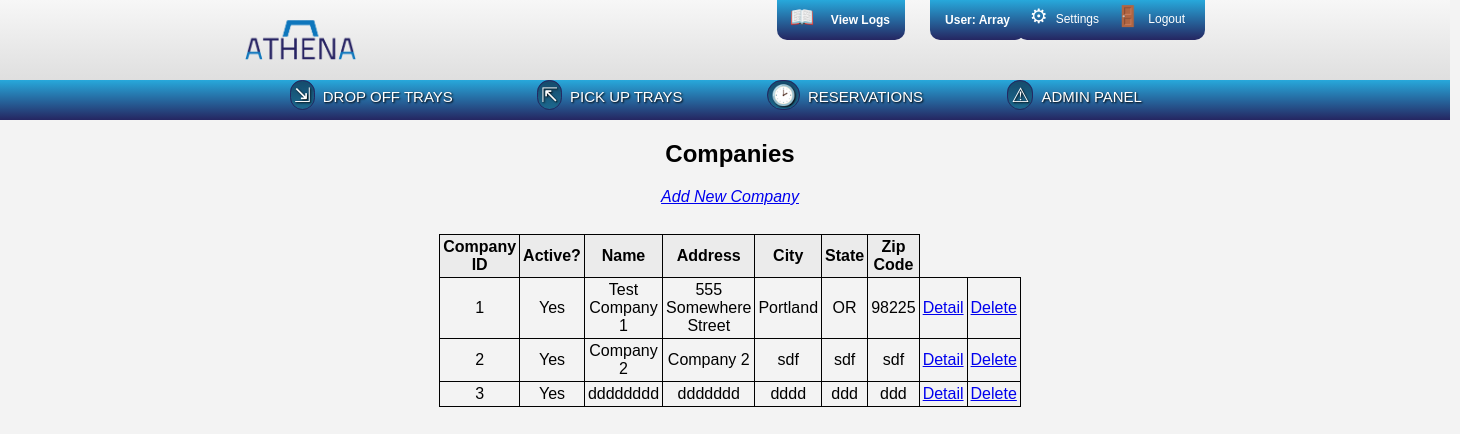
The app's page /www/companies/companies.php (signed in) with its own data.
### tables this page shows
create table if not exists company
( cmp_id    int(10)      not null auto_increment,
  active    int(1)       not null default 1,
  name      varchar(255) not null default '',
  address   varchar(255) not null default '',
  city      varchar(255) not null default '',
  state     varchar(255) not null default '',
  zip       varchar(255) not null default '',
  primary key (cmp_id)
);

### www/companies/companies.php (the view, shortened to what this page needs)
<?php
	require_once "includes.php";
	$database = new dbConnector();
	$connection = $database->doConnect();
	echo "<div class='adminTable'>";
	echo" <h2>Companies</h2>";
	echo "<em><a href='addNewCompany.php'>Add New Company</a></em><br/><br/>";
	echo "<table>" .
			"<tr>" .
			"	<th>Company ID</th>" .
			"	<th>Active?</th>" .
			"	<th>Name</th>" .
			"	<th>Address</th> ".
			"	<th>City</th>" .
			"	<th>State</th>" .
			"	<th>Zip Code</th>" .
			"</tr>";
	$sql = "SELECT * FROM company";
	if($result = mysqli_query($connection, $sql)) {
		while($row = mysqli_fetch_assoc($result)) {
			extract($row);
			echo "<tr><td>$cmp_id</td>";
			if($active == 1) {
				echo "<td>Yes</td>";
			} else {
				echo "<td>No</td>";
			}
			echo "<td>$name</td>" .
			"<td>$address</td>" .
			"<td>$city</td>" .
			"<td>$state</td>" .
			"<td>$zip</td>" .
			"<td><a href='companyDetail.php?cid=$cmp_id'>Detail</a></td>" .
			"<td><a href='deleteCompany.php?cid=$cmp_id'>Delete</a></td></tr>";
		}
		echo "</table>";
		echo "</div>";
	} else {
		echo "Connection to database failed.";
	}
?>

### www/styles.css (style rules this page uses)
* { background: none repeat scroll 0% 0% transparent; }
body { font-family: helvetica, sans-serif; margin: 0; background: #f3f3f3; overflow-x:hidden; }
.main table, .main th, .main td { margin-top: 10px; margin-bottom: 10px; padding: 3px; max-width: 400px; word-wrap: break-word; border-collapse: collapse; }
.adminTable th, .adminTable td { border: 1px solid black; margin-top: 10px; margin-bottom: 10px; padding: 3px; max-width: 400px; word-wrap: break-word; border-collapse: collapse; }
.adminTable th { background: #EBEBEB; max-width: 500px; }
.main table { width: 300px; margin-left: auto; margin-right: auto; }
.main div { margin-left: auto; margin-right: auto; }

### records on screen
company: cmp_id "1", active "Yes", name "Test Company 1", address "555 Somewhere Street", city "Portland", state "OR", zip "98225"
company: cmp_id "2", active "Yes", name "Company 2", address "Company 2", city "sdf", state "sdf", zip "sdf"
company: cmp_id "3", active "Yes", name "dddddddd", address "ddddddd", city "dddd", state "ddd", zip "ddd"

### other values on screen
$userStr "Array"
